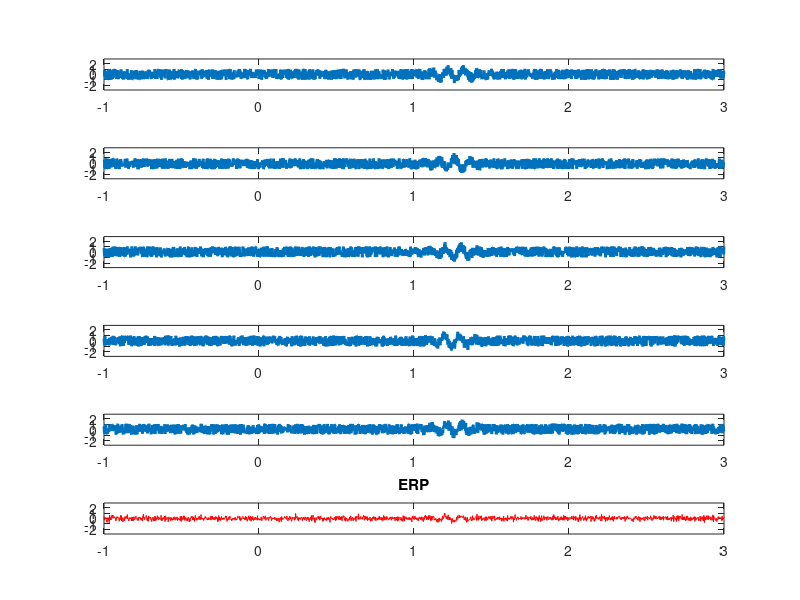
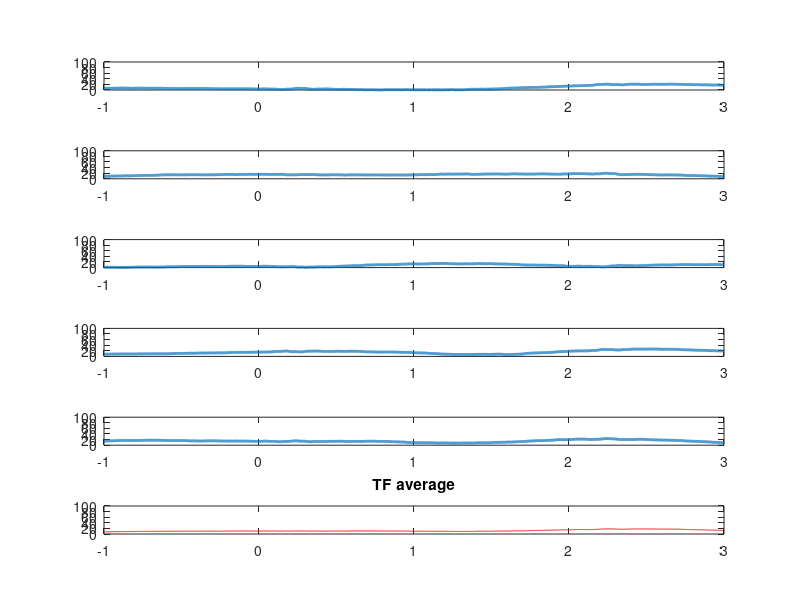

These charts were generated, in order, by the following MATLAB code:
% inizializzo alcune variabili
close all
clear all

srate = 500;

% list so5me frequencies
frex = [10];

% list some random amplitudes... make sure there are
% the same number of amplitudes as there are frequencies!
amplit = [1];

Ntrials= 5

% jitter factor in ms
jitter_factor= 100

% define time...
time=-1:1/srate:3;

time_jitter = normrnd( 0, jitter_factor, [1, Ntrials]) ./1000;


% per simulare del segnale transiente decido la in cui sar? effettivamente
% presente del segnale. Specifico inizio e fine della finestra (solo due
% numeri).
Effectwin=[1 1.5]

Effectwin_jitter_factor = 10; % in ms


% aggiungo noise alle waveform create
noise_level=2
% per plottare (o meno) i singoli trials
plot_single_trials=1;



phases = 2*pi;
% Creo una matrice con le sine waves, con tutti i parametri uguali, tranne
% la fase che ? definita dal vettore phases (vedi sopra).

sine_waves = zeros(length(frex),length(time)); % remember: always initialize!
for tj=1:length(time_jitter)
    sine_waves (tj,:) = amplit * sin(2*pi*frex.*(time+time_jitter(tj))+ phases);
end


% Creo delle sine waves in cui setto a zero alcune parti, replicando le
% sine waves originali
sine_waves_eff=sine_waves;

eff_win = 'gaussian'
%eff_win = 'rect'


%% create effect windows (with jitter)
for iS = 1:size(sine_waves_eff)
    
    curr_Effectwin = Effectwin + normrnd( 0, Effectwin_jitter_factor, 1) ./1000; ; % in ms
    curr_Effect_ind = dsearchn( time', curr_Effectwin');
    curr_Effect_vec = curr_Effect_ind(1):curr_Effect_ind(2)
    
    if strcmp(eff_win, 'gaussian')
        sine_waves_eff(iS, curr_Effect_vec) = gausswin(length(curr_Effect_vec))'.* sine_waves_eff(iS, curr_Effect_vec);
        
    elseif strcmp(eff_win, 'rect')
        sine_waves_eff(iS, curr_Effect_vec) = rectwin(length(curr_Effect_vec))'.* sine_waves_eff(iS, curr_Effect_vec);
    end;
    sine_waves_eff(iS, setdiff(1:size(sine_waves_eff,2), curr_Effect_vec)) = 0; % set all other values to 0
   
end;


%% aggiungo noise
sine_waves_eff =sine_waves_eff + noise_level .* rand(size(sine_waves_eff));

% perform baseline correction
baseline = [-0.2, 0]
baseline_tp = dsearchn( time', baseline');

for iS = 1:size(sine_waves_eff, 1)
    sine_waves_eff(iS,:) = sine_waves_eff(iS,:) - mean(sine_waves_eff(iS, baseline_tp(1):baseline_tp(2)), 2);
end;




%% PLOT FIGURE ERP
% custom ylim
if noise_level==0
    myylim=[-max(amplit) max(amplit)]
else
    myylim = [-max(abs(sine_waves_eff(:))+1) max(abs(sine_waves_eff(:))+1)];
end;



if plot_single_trials % plot single trials and ERP
    figure
    for i=1:Ntrials
        subplot(Ntrials+1, 1, i); % il +1 ? per poter plottare l'ERP sotto
        plot(time, sine_waves_eff(i,:), 'LineWidth', 2);
        set(gca, 'Ylim', myylim);
    end;
    
    % plot ERP
    subplot(Ntrials+1,1,i+1)
    
    plot(time, mean(sine_waves_eff, 1), 'red');
    title('ERP');
    set(gca, 'Ylim', myylim);
else % plot just ERP
    figure
    ERP=mean(sine_waves_eff, 1);
    plot(time,ERP , 'red');
    set(gca, 'Ylim', myylim);
    title('ERP');
    set(gca, 'Ylim', myylim);
end,


%% TF

plot_tf = 1

if plot_tf
    %  WAVELET
    % parameters...
    srate = srate; % sampling rate in Hz
    f     = 5; % frequency of wavelet in Hz
    w_time  = -1:1/srate:1; % time, from -1 to 1 second in steps of 1/sampling-rate
    s     = 18/(2*pi*f);
    
    % and together they make a wavelet
    wavelet = exp(2*pi*1i*f.*w_time) .* exp(-w_time.^2./(2*s^2));
    
    % To plot the wavelet
    % plot(real(wavelet))
    
    
    kernel = wavelet;
    
    TFresults=zeros(size(sine_waves_eff));
    
    for iS = 1:size(sine_waves_eff,1)
        TFresults(iS,:)=conv(sine_waves_eff(iS,:), wavelet, 'same');
    end;
    
    if plot_single_trials % plot single trials and ERP
        figure
        for i=1:Ntrials
            subplot(Ntrials+1, 1, i); % il +1 ? per poter plottare l'ERP sotto
            plot(time, abs(TFresults(i,:)), 'LineWidth', 2);
            set(gca, 'Ylim', [0 100]);
        end;
        
        % plot Average
        subplot(Ntrials+1,1,i+1)
        
        plot(time, mean(abs(TFresults), 1), 'red');
        set(gca, 'Ylim', [0 100]);
        title('TF average');
        %set(gca, 'ylim', myylim);
    else % plot just ERP
        figure
        TF=mean(sine_waves_eff, 1);
        plot(time,TF , 'red');
        %set(gca, 'Ylim', myylim);
        title('TF average');
    end,
end;
